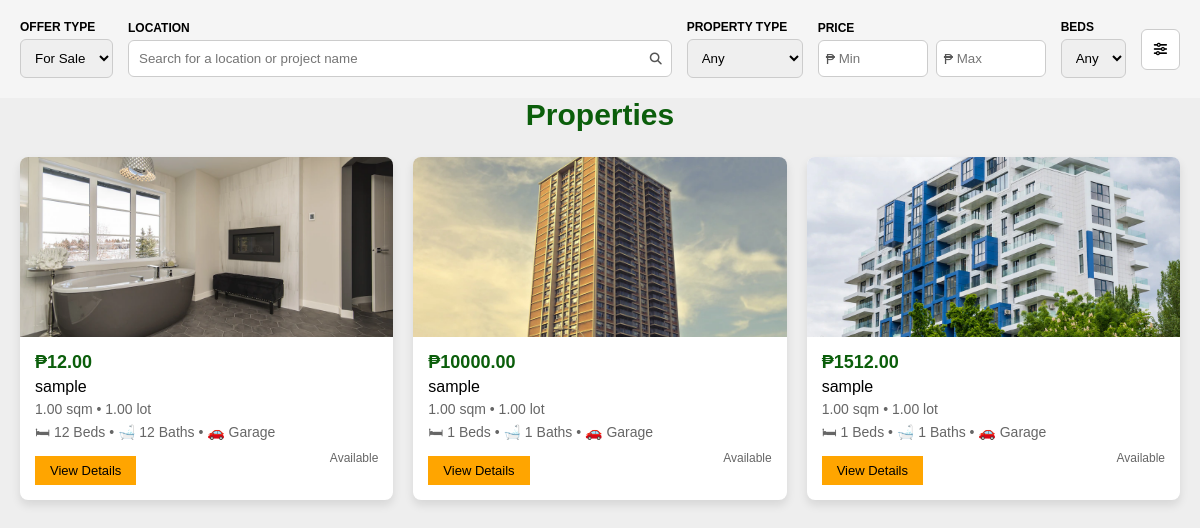
The app's page /search/ with its own data.
### app/models.py (models this page shows, shortened)
class Property(models.Model):
    PROPERTY_TYPE = [
        ('house_lot', 'House and Lot'),
    ]
    LISTING_STATUS = [
        ('sale', 'For Sale'),
    ]
    title = models.CharField(max_length=200)
    description = models.TextField()
    property_type = models.CharField(
        max_length=20,
        choices=PROPERTY_TYPE,
        default='house_lot'
    )
    listing_status = models.CharField(
        max_length=10,
        choices=LISTING_STATUS,
        default='sale'
    )
    price = models.DecimalField(max_digits=12, decimal_places=2)
    location = models.CharField(max_length=255)
    city = models.CharField(max_length=100)
    province = models.CharField(max_length=100)
    bedrooms = models.IntegerField()
    bathrooms = models.IntegerField()
    floor_area = models.DecimalField(max_digits=10, decimal_places=2)
    lot_area = models.DecimalField(max_digits=10, decimal_places=2)
    parking_spaces = models.IntegerField(default=0)
    image = models.ImageField(upload_to='property_images/', blank=True, null=True)
    agent = models.ForeignKey(
        settings.AUTH_USER_MODEL,
        on_delete=models.CASCADE
    )
    created_at = models.DateTimeField(auto_now_add=True)
    is_available = models.BooleanField(default=True)

### app/views.py (the view)
# urls.py: path('search/', search_properties, name='search_properties'),
def search_properties(request):
    properties = Property.objects.all()
    city = request.GET.get('city')
    min_price = request.GET.get('min_price')
    max_price = request.GET.get('max_price')
    bedrooms = request.GET.get('bedrooms')
    if city and city.strip():
        properties = properties.filter(city__icontains=city.strip())
    if min_price and min_price != "":
        properties = properties.filter(price__gte=min_price)
    if max_price and max_price != "":
        properties = properties.filter(price__lte=max_price)
    if bedrooms and bedrooms != "":
        if bedrooms == "3":
            properties = properties.filter(bedrooms__gte=3)
        else:
            properties = properties.filter(bedrooms=bedrooms)
    print("FINAL COUNT:", properties.count())  # DEBUG
    return render(request, 'search.html', {
        'properties': properties
    })

### app/context_processors.py (called while the page is built)
def agent_properties(request):
    if request.user.is_authenticated and request.user.user_type == 'agent':
        properties = Property.objects.filter(agent=request.user).order_by('-created_at')
    else:
        properties = None
    return {'agent_properties': properties}

### app/templates/search.html (shortened to what this page needs)
{% load static %}
<!DOCTYPE html>
<html lang="en">
<head>
    <link rel="stylesheet" href="{% static 'css/style.css' %}">
    <link rel="stylesheet" href="https://cdnjs.cloudflare.com/ajax/libs/font-awesome/6.2.0/css/all.min.css">
</head>
<body>
<section class="search-bar">
    <form method="GET" class="search-form">
        <div class="field">
            <label>OFFER TYPE</label>
            <select name="listing_status">
                <option value="">For Sale</option>
            </select>
        </div>
        <div class="field location-field">
            <label>LOCATION</label>
            <div class="search-input">
                <input type="text" name="city" placeholder="Search for a location or project name"
                       value="{{ request.GET.city }}">
                <i class="fas fa-search"></i>
            </div>
        </div>
        <div class="field">
            <label>PROPERTY TYPE</label>
            <select name="property_type">
                <option value="">Any</option>
            </select>
        </div>
        <div class="field price-field">
            <label>PRICE</label>
            <div class="price-inputs">
                <div class="price-box">
                    <span>₱</span>
                    <input type="number" name="min_price" placeholder="Min"
                           value="{{ request.GET.min_price }}">
                </div>
                <div class="price-box">
                    <span>₱</span>
                    <input type="number" name="max_price" placeholder="Max"
                           value="{{ request.GET.max_price }}">
                </div>
            </div>
        </div>
        <div class="field">
            <label>BEDS</label>
            <select name="bedrooms">
                <option value="">Any</option>
            </select>
        </div>
        <div class="field icon-field">
            <button type="submit">
                <i class="fas fa-sliders-h"></i>
            </button>
        </div>
    </form>
</section>
<section class="search-page">
   <div class="search-results">
      <h1 class="heading">Properties</h1>
      <div class="box-container">
         {% for property in properties %}
         <div class="property-card">
            <div class="image-wrapper">
               {% if property.image %}
                  <img src="{{ property.image.url }}">
               {% else %}
                  <img src="{% static 'images/no-image.png' %}">
               {% endif %}
            </div>
            <div class="content">
               <h3>₱{{ property.price }}</h3>
               <p class="title">{{ property.title }}</p>
               <p class="details">
                  {{ property.floor_area }} sqm • {{ property.lot_area }} lot
               </p>
               <p class="details">
                  🛏 {{ property.bedrooms }} Beds • 🛁 {{ property.bathrooms }} Baths • 🚗 Garage
               </p>
               <div class="card-footer">
                  <a href="{% url 'property_detail' property.id %}" class="view-btn">View Details</a>
                  <span class="status">
                     {% if property.is_available %}
                        Available
                     {% else %}
                        Sold
                     {% endif %}
                  </span>
               </div>
            </div>
         </div>
         {% empty %}
            <p>Total Results: {{ properties|length }}</p>
         {% endfor %}
      </div>
   </div>
</section>
</body>
</html>

### static/css/style.css (style rules this page uses)
* { box-sizing: border-box; }
:root { --main-color:#0b4f1b; --light-color:#666; --light-bg:#eee; --white:#fff; --black:#0b5e0b; --border:.1rem solid var(--light-color); --box-shadow: 0 .5rem 1rem rgba(0,0,0,.1); grid-template-columns: repeat(auto-fit, minmax(280px, 1fr)); }
img { max-width: 100%; height: auto; display: block; }
.box, .property-card { width: 100%; height: 100%; }
.container, .search-page, .footer-container, .header .flex { max-width: 1200px; margin: 0 auto; padding: 0 2rem; width: 100%; }
* { font-family: 'Montserrat', sans-serif; margin: 0; padding: 0; box-sizing: border-box; outline: none; border: none; text-decoration: none; }
html { font-size: 62.5%; overflow-x: hidden; scroll-behavior: smooth; scroll-padding-top: 10rem; }
body { background-color: var(--light-bg); }
section { width: 100%; padding: 3rem 2rem; }
.heading { text-align: center; padding-bottom: 2.5rem; font-size: 3rem; color: var(--black); text-transform: capitalize; }
.search-bar { background: #f5f5f5; padding: 20px; }
.search-form { display: flex; align-items: center; gap: 15px; flex-wrap: wrap; }
.field { display: flex; flex-direction: column; font-size: 12px; }
.field label { font-weight: 600; margin-bottom: 5px; }
.search-form input, .search-form select { padding: 10px; border: 1px solid #ccc; border-radius: 6px; }
.location-field { flex: 1; }
.search-input { position: relative; }
.search-input input { width: 100%; padding-right: 35px; }
.search-input i { position: absolute; right: 10px; top: 50%; transform: translateY(-50%); color: #555; }
.price-inputs { display: flex; gap: 8px; }
.price-box { position: relative; }
.price-box span { position: absolute; left: 8px; top: 50%; transform: translateY(-50%); font-size: 14px; color: #555; }
.price-box input { padding-left: 20px; width: 110px; }
.icon-field button { background: #fff; border: 1px solid #ccc; padding: 12px; border-radius: 6px; cursor: pointer; }
.box-container { display: grid; grid-template-columns: repeat(auto-fit, minmax(250px, 1fr)); gap: 15px; }
.search-page { display: flex; gap: 2rem; align-items: flex-start; }
.search-results { flex: 3; width: 100%; }
.search-results .box-container { display: grid; grid-template-columns: repeat(auto-fit, minmax(28rem, 1fr)); gap: 2rem; }
.property-card { background: var(--white); box-shadow: var(--box-shadow); border-radius: .8rem; overflow: hidden; transition: .3s; }
.property-card img { width: 100%; height: 18rem; object-fit: cover; }
.property-card .content { padding: 1.5rem; }
.property-card h3 { font-size: 1.8rem; color: var(--black); margin-bottom: .5rem; }
.property-card .title { font-size: 1.6rem; margin-bottom: .5rem; }
.property-card .details { font-size: 1.4rem; color: var(--light-color); margin-bottom: .5rem; }
.property-card .view-btn { display: inline-block; margin-top: .5rem; padding: .7rem 1.5rem; background: orange; color: #000; font-size: 1.3rem; }
.property-card .status { float: right; font-size: 1.2rem; color: var(--light-color); }

### records on screen
Property: image (picture), price "12.00", title "sample", floor_area "1.00", lot_area "1.00", bedrooms "12", bathrooms "12", is_available "Available"
Property: image (picture), price "10000.00", title "sample", floor_area "1.00", lot_area "1.00", bedrooms "1", bathrooms "1", is_available "Available"
Property: image (picture), price "1512.00", title "sample", floor_area "1.00", lot_area "1.00", bedrooms "1", bathrooms "1", is_available "Available"
